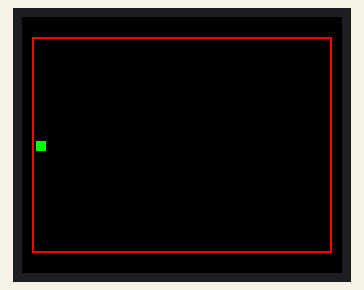
This sketch was run on a simulated Arduino Uno, built with avr-gcc and run on an emulated ATmega328P. Parts: 160×128 colour display.

Above: at 1.17 s.
At 3.02 s:
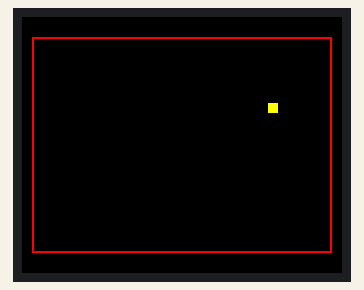
At 4.26 s:
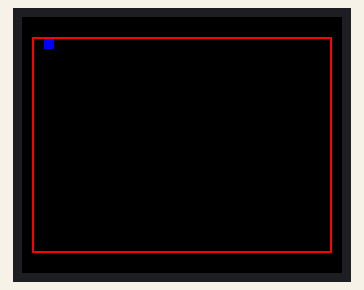
At 5.8 s:
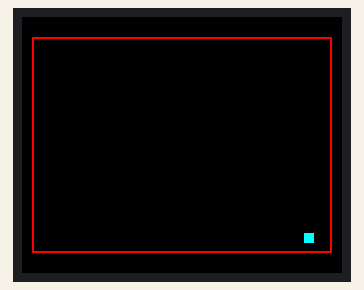
At 7.35 s:
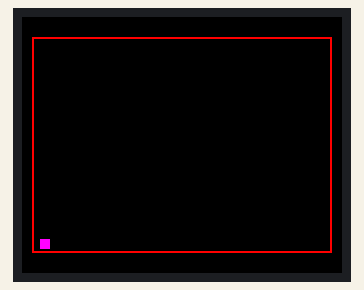
At 39.79 s:
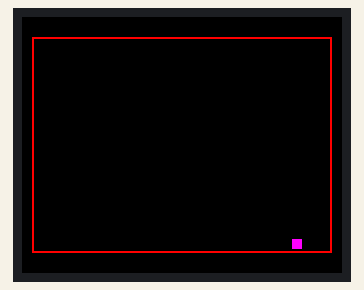

The sketch:

test0_jcvargasq.ino
```cpp
/*
Test 0

Juan Camilo Vargas Q.
Tecnologia Digital
Universidad Nacional de Colombia
2020-05-04
*/
#include <TFT.h>
#include <SPI.h>
// Screen definitions and initialization
#define cs   10
#define dc   9
#define rst  8
TFT TFTscreen = TFT(cs, dc, rst);

// Some ready-made 16-bit ('565') color settings:
#define COLOR_BLACK 0x0000
#define COLOR_WHITE 0xFFFF
#define COLOR_RED 0xF800
#define COLOR_GREEN 0x07E0
#define COLOR_BLUE 0x001F
#define COLOR_CYAN 0x07FF
#define COLOR_MAGENTA 0xF81F
#define COLOR_YELLOW 0xFFE0
#define COLOR_ORANGE 0xFC00

// Ball parameters
#define BALL_SIZE 5
#define BALL_INITX 6
#define BALL_INITY 62
#define BALL_MILLIS 10

// Court parameters
#define COURT_X 5
#define COURT_Y 10
#define COURT_W 150
#define COURT_H 108

// Ball structure
struct ball_t {
	word color;
	int width;
	int height;
	float posX;
	float posY;
	float oldX;
	float oldY;
	int speedX;
	int speedY;
	unsigned long prevMillis;
};
ball_t ball; // ball instance

// Court structure
struct court_t {
	int top;
	int bottom;
	int left;
	int right;
};
court_t court; // court instance

enum state_t {	s0, s1, s2, s3, s4, s5}; // ball states
state_t ball_state = s0;

void setup() {
	TFTscreen.begin(); // initialize the display
	TFTscreen.background(0, 0, 0); // black background

	// Court initialization
	court.top = COURT_Y;
	court.bottom = COURT_Y + COURT_H;
	court.left = COURT_X;
	court.right = COURT_X + COURT_W;
	// Draw court
	TFTscreen.drawRect(COURT_X, COURT_Y, COURT_W, COURT_H, COLOR_RED);

	// Ball initialization
	ball.color = COLOR_GREEN;
	ball.width = BALL_SIZE;
	ball.height = BALL_SIZE;
	ball.posX = BALL_INITX;
	ball.posY = BALL_INITY;
	ball.speedX = 1;
	ball.speedY  = -1;
	ball.prevMillis = 0;

	TFTscreen.fillRect(ball.posX, ball.posY, ball.width, ball.height, ball.color);
	delay(1000);
}

void loop() {
	//TFTscreen.drawRect(COURT_X, COURT_Y, COURT_W, COURT_H, COLOR_RED);
	if(millis() > ball.prevMillis + BALL_MILLIS){
		ball.prevMillis = millis();
		moveBall();
	}

}

void drawBall(ball_t *ball) {
	TFTscreen.fillRect(ball->oldX, ball->oldY, ball->width, ball->height, COLOR_BLACK);
	TFTscreen.fillRect(ball->posX, ball->posY, ball->width, ball->height, ball->color);
}

float slope=(54.0/75.0);
void moveBall() {
	ball.oldX = ball.posX;
	ball.oldY = ball.posY;

	switch(ball_state) {
		case s0: // The ball moves horizontally GREEN
			ball.posX += ball.speedX;
			if(ball.posX > (court.right - ball.width) - 2){
				ball.color = COLOR_YELLOW;
				ball.speedX *= -1;
				ball_state = s1;
			}
			break;

		case s1: // The ball moves diagonally YELLOW
			ball.posY += slope*ball.speedY;
			ball.posX += ball.speedX;
			if(ball.posY < (court.top) + 2) {
				ball.color = COLOR_BLUE;
				ball_state = s2;
			}
			break;

		case s2: // The ball moves horizontally BLUE
			ball.posX += ball.speedX;
			if (ball.posX < (court.left) + 2) {
				ball.color = COLOR_CYAN;
				ball.speedX *= -1;
				ball.speedY *= -1;
				ball_state = s3;
			}
			break;

		case s3: // The ball moves diagonally CYAN
			ball.posY += slope*ball.speedY;
			ball.posX += ball.speedX;
			if(ball.posY > (court.bottom-ball.height)-2) {
				ball.color = COLOR_MAGENTA;
				ball.speedX *= -1;
				ball_state = s4;
			}
			break;

		case s4: // The ball moves horizontally MAGENTA
			ball.posX += ball.speedX;
			if (ball.posX <  (court.left) + 2){
				ball.color = COLOR_WHITE;
				ball.speedY *= -1;
				ball_state = s5;
			}
			break;

		case s5: // The ball moves vertically WHITE
			ball.posY += ball.speedY;
			if (ball.posY <  (128)/2 - 2){
				ball.color = COLOR_GREEN;
				ball.speedX *= -1;
				ball_state = s0;
			}
			break;
	}
	if (ball.oldX != ball.posX || ball.oldY != ball.posY) {
		drawBall(&ball);
	}
}
```
